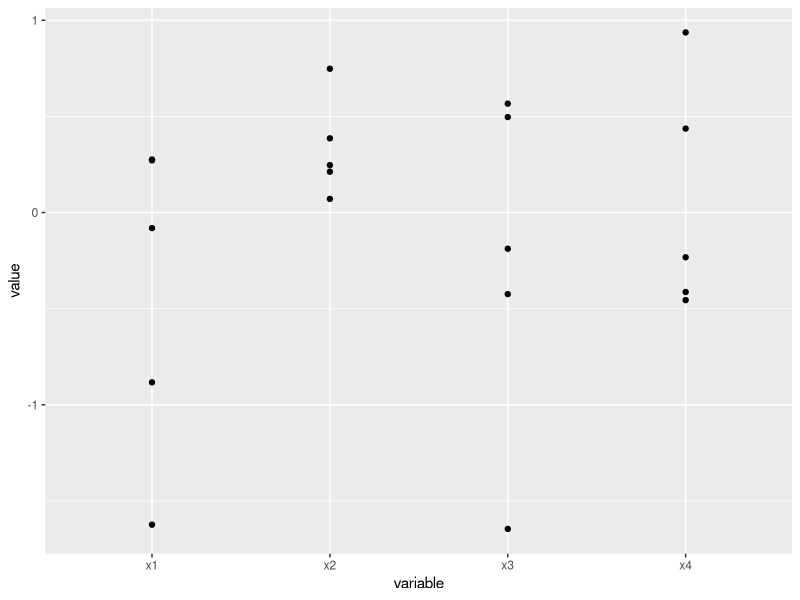
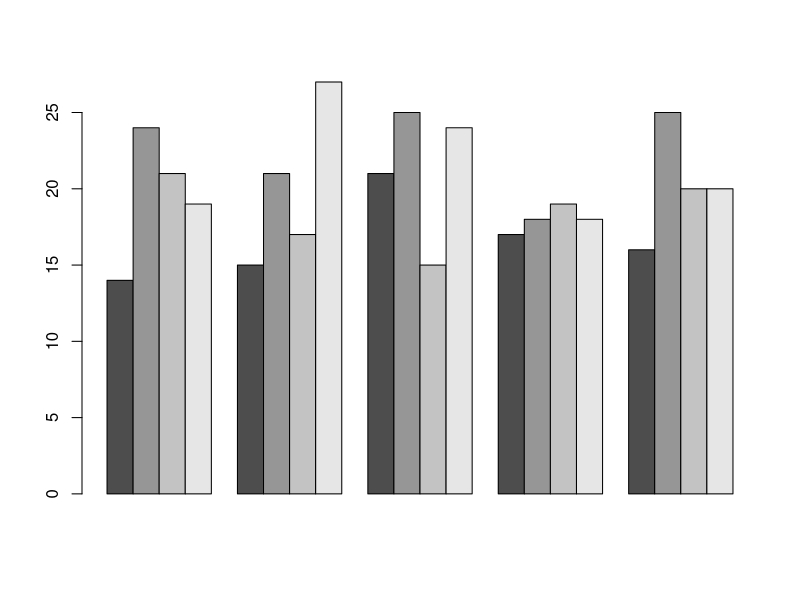
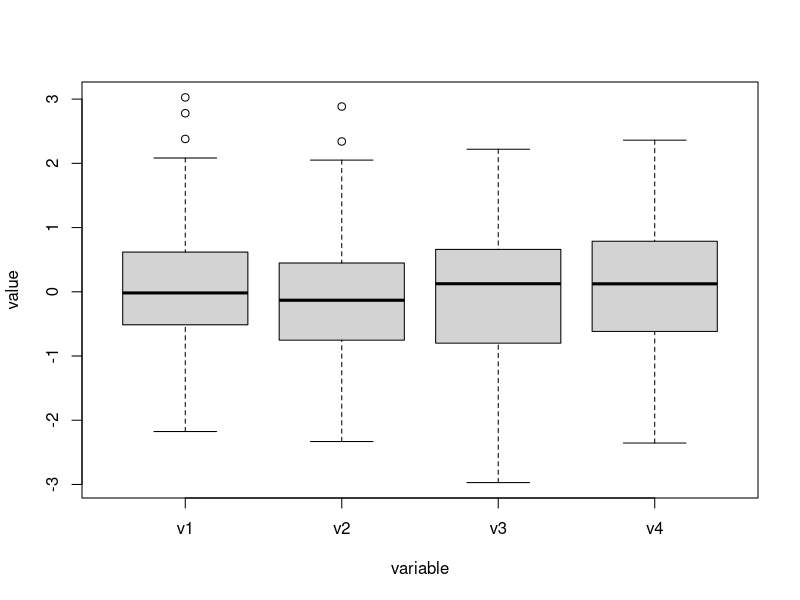

Write R code to recreate these figures, in order.
require('reshape2')
require('ggplot2')


x1 = rnorm(5)
x2 = rnorm(5)
x3 = rnorm(5)
x4 = rnorm(5)
df = data.frame(x1,x2,x3,x4)
new_df = melt(df)
ggplot(new_df,aes(variable,value))+geom_point()



x1 = c(14,15,21,17,16)
x2 = c(24,21,25,18,25)
x3 = c(21,17,15,19,20)
x4 = c(19,27,24,18,20)
df = data.frame(x1,x2,x3,x4)
barplot(t(as.matrix(df)),beside=TRUE)





data = data.frame(v1=rnorm(100),v2=rnorm(100),
                  v3=rnorm(100),v4=rnorm(100))
meltData = melt(data)
boxplot(data=meltData,value~variable)
